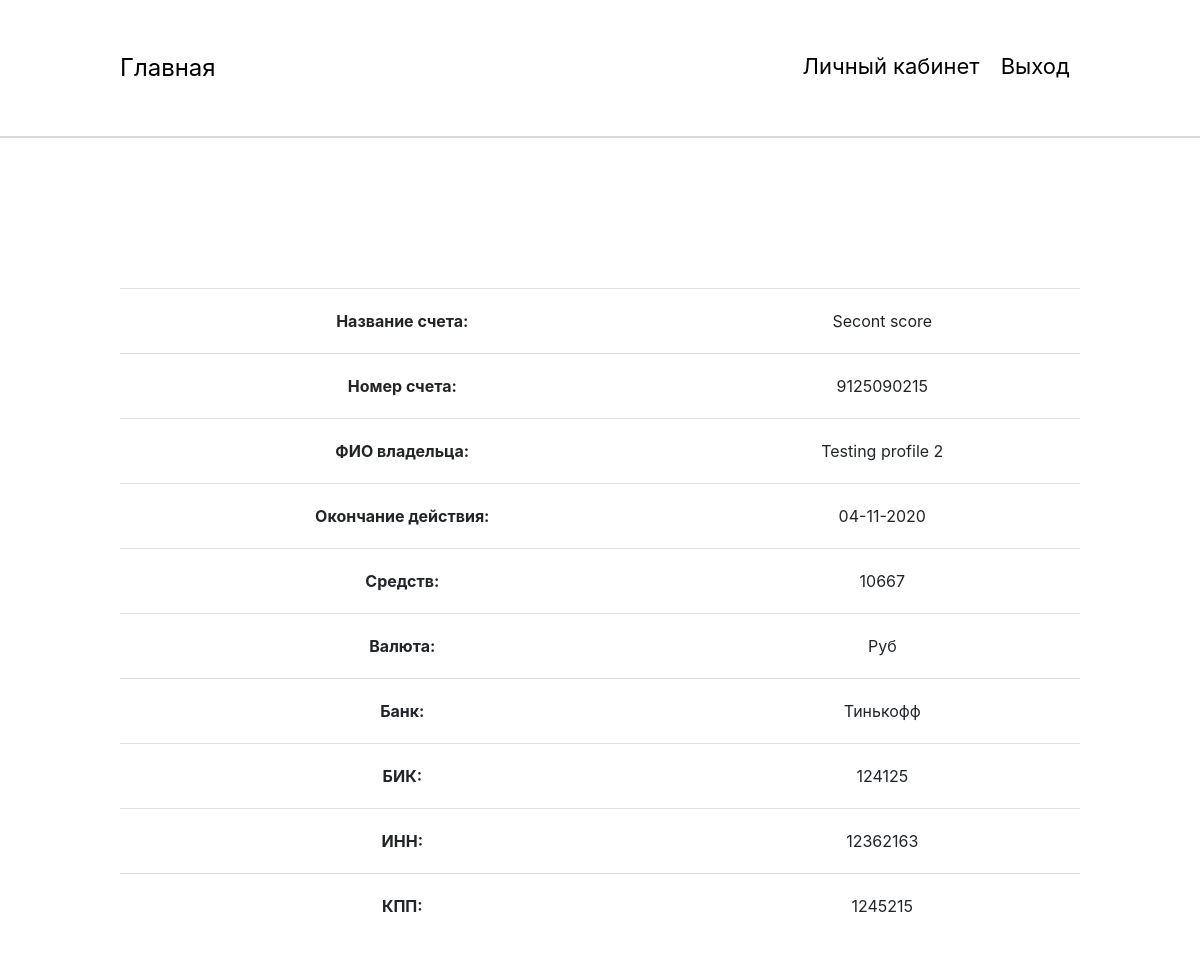
/home/personal_account/score/secont-score-1604531692/ (signed in), run on the app's committed database.
### home/models.py (models this page shows, shortened)
class Score(models.Model):
    title = models.CharField(max_length=100, db_index=True, verbose_name="Название")
    slug = models.SlugField(max_length=150, blank=True, unique=True)
    number = models.CharField(max_length=50, unique=True, verbose_name="Номер счета")
    money = models.PositiveIntegerField(default=0, verbose_name="Сумма")
    person_score = models.ForeignKey(Person, on_delete=models.CASCADE, verbose_name="Владелец")
    end_date = models.DateField(blank=True, auto_now_add=False, verbose_name="Дата окончания")
    currency = models.CharField(max_length=30, verbose_name="Валюта")
    bank = models.CharField(max_length=100, verbose_name="Банк")
    bic = models.CharField(max_length=50, verbose_name="БИК")
    inn = models.CharField(max_length=50, verbose_name="ИНН")
    kpp = models.CharField(max_length=50, verbose_name="КПП")

class Person(models.Model):
    full_name = models.CharField(max_length=150, db_index=True, verbose_name="Полное имя")
    user = models.OneToOneField(settings.AUTH_USER_MODEL, null=True, blank=True, on_delete=models.CASCADE,
                                db_index=True, verbose_name="Информация о ползьзователе")
    date = models.DateField(blank=True, auto_now_add=False, verbose_name="Дата рождения")
    phone = models.CharField(max_length=15, null=True, blank=True, verbose_name="Телефон")
    email = models.CharField(max_length=50, db_index=True, verbose_name="Электронная почта")
    photo = models.ImageField(upload_to='Image', default="/Image/no_person.jpg", verbose_name="Фотография")
    city = models.CharField(max_length=50, blank=True, verbose_name="Город")
    adress = models.CharField(max_length=150, blank=True, verbose_name="Адресс")

### home/views.py (the view)
# urls.py: path('personal_account/score/<str:slug>/', Score_detail.as_view(), name='score_detail_url'),
class Score_detail(View):
    def get(self, request, slug):
        if request.user.is_authenticated:
            score = Score.objects.get(slug__iexact=slug)
            return render(request, 'home/score.html', context={'score': score})
        else:
            url = reverse('home_page_url')
            response = HttpResponseRedirect(url)
            return response

### home/templates/home/score.html (shortened to what this page needs)
{% extends 'base.html' %}
{% load static %}
{% block link_style %}
    <link rel="stylesheet" href="{% static 'css/score.css' %}">
{% endblock %}
{% block main %}
    <section class="main">
        <div class="wrap">
            <table class="table table-hover">
                <tbody>
                <tr>
                    <th scope="row">Название счета:</th>
                    <td>{{ score.title }}</td>
                </tr>
                <tr>
                    <th scope="row">Номер счета:</th>
                    <td>{{ score.number }}</td>
                </tr>
                <tr>
                    <th scope="row">ФИО владельца:</th>
                    <td>{{score.person_score.full_name}}</td>
                </tr>
                <tr>
                    <th scope="row">Окончание действия:</th>
                    <td>{{ score.end_date|date:"d-m-Y" }}</td>
                </tr>
                <tr>
                    <th scope="row">Средств:</th>
                    <td>{{ score.money }}</td>
                </tr>
                <tr>
                    <th scope="row">Валюта:</th>
                    <td>{{score.currency}}</td>
                </tr>
                <tr>
                    <th scope="row">Банк:</th>
                    <td>{{score.bank}}</td>
                </tr>
                <tr>
                    <th scope="row">БИК:</th>
                    <td>{{score.bic}}</td>
                </tr>
                <tr>
                    <th scope="row">ИНН:</th>
                    <td>{{score.inn}}</td>
                </tr>
                <tr>
                    <th scope="row">КПП:</th>
                    <td>{{score.kpp}}</td>
                </tr>
                </tbody>
            </table>
        </div>
    </section>
{% endblock %}

### static/css/score.css (style rules this page uses)
* { padding: 0; margin: 0; -webkit-box-sizing: border-box; box-sizing: border-box; }
.wrap { width: 80%; margin: 0 auto; }
.main { padding: 150px 0 100px 0; width: 100%; }
.main th, .main td { padding: 20px 0 20px 0; text-align: center; }

### data on the page
Score: title "Secont score", number "9125090215", person_score.full_name "Testing profile 2", end_date "04-11-2020", money "10667", currency "Руб", bank "Тинькофф", bic "124125", inn "12362163", kpp "1245215"
